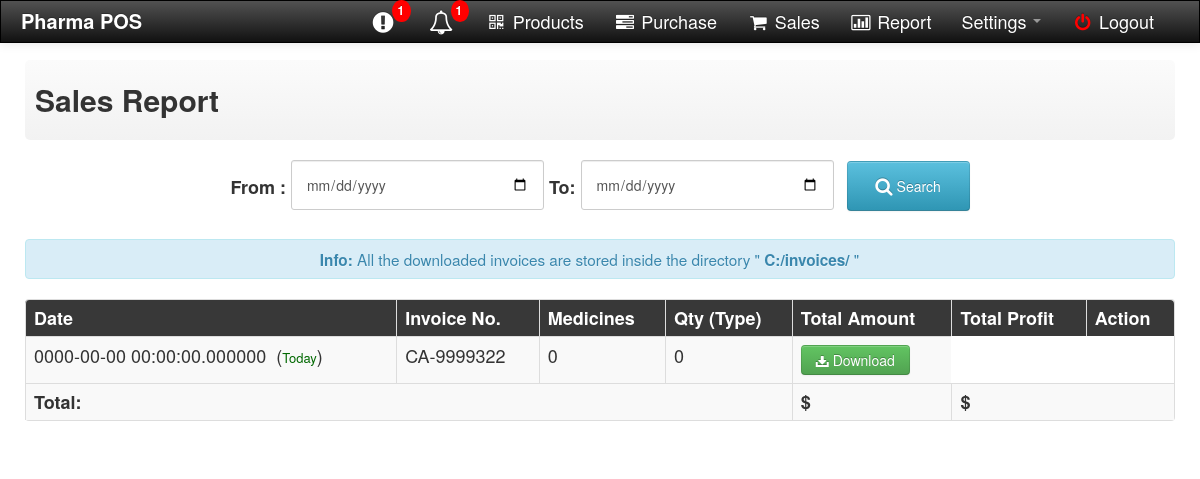
Before: /sales_report.php (signed in) with the older database file.
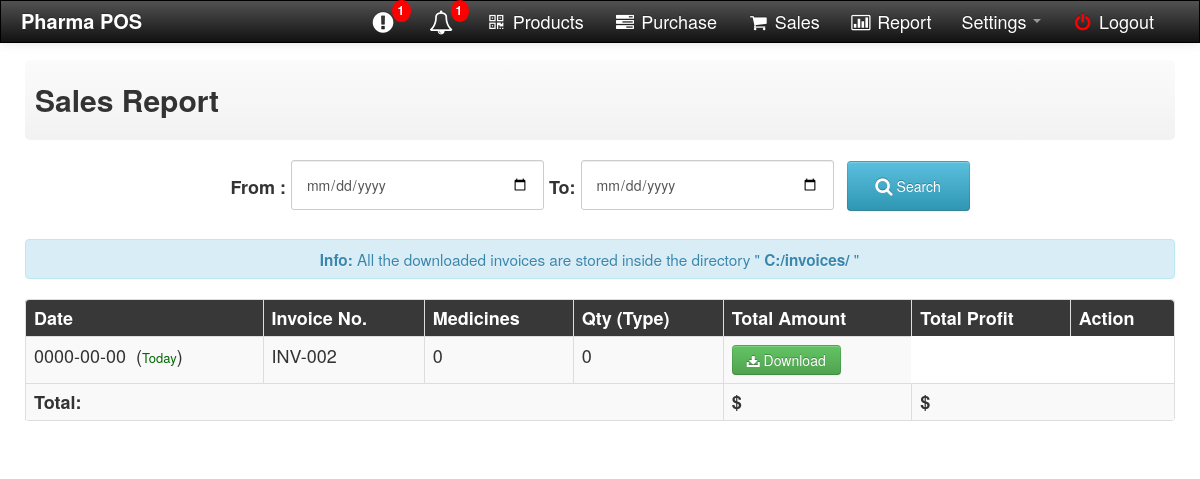
After: the same page with the newer database file.
### tables this page shows
CREATE TABLE `inv_issue` (
  `id` int(11) NOT NULL,
  `IssueID` varchar(20) NOT NULL,
  `IssueDate` date DEFAULT NULL,
  `BuyerID` varchar(12) DEFAULT NULL,
  `Remarks` varchar(255) DEFAULT NULL,
  `IssueType` varchar(50) DEFAULT NULL,
  `InWord` varchar(255) DEFAULT NULL,
  `TotalPrice` float DEFAULT NULL,
  `PaidAmt` float DEFAULT NULL,
  `Due` float DEFAULT NULL,
  `GrandAmt` float DEFAULT NULL,
  `TotalProfit` float DEFAULT NULL,
  `CName` varchar(50) DEFAULT 'Nill',
  `Mob` varchar(50) DEFAULT NULL,
  `DiscountPer` float DEFAULT NULL,
  `DiscountAmt` float DEFAULT NULL,
  `GoDownIss` varchar(50) DEFAULT NULL,
  `PID` varchar(50) DEFAULT NULL
);

### sales_report.php (the view, shortened to what this page needs)
<?php
include("dbcon.php");
?>
<!DOCTYPE html>
<html>
<head>
    <link rel="stylesheet" type="text/css" href="css/bootstrap.css">
  <link rel="stylesheet" type="text/css" href="css/font-awesome.min.css">
  <link rel="stylesheet" type="text/css" href="css/bootstrap-responsive.css">
  <link rel="stylesheet" type="text/css" href="css/style.css">
  <link rel="stylesheet" type="text/css" href="src/facebox.css">
  <link rel="stylesheet" type="text/css" href="css/tcal.css">
</head>
<body>
  <?php include('top_menu.php'); ?>
      <div class="container" style="background-color:#fff;">
    <div class="row">
      <div class="contentheader">
        <h2>Sales Report</h2>
      </div><br>
   <center> <form action="sales_report.php?invoice_number=<?php echo $_GET['invoice_number']?>" method="POST">
  <strong>From : <input type="date" style="width: 223px; padding:14px;" name="d1" class="tcal" autocomplete="off" value="" /> To: <input type="date" style="width: 223px; padding:14px;" name="d2" autocomplete="off" class="tcal" value="" />
   <button class="btn btn-info" style="width: 123px; height:50px; margin-top:-8px;margin-left:8px;" type="submit" name="submit"><i class="icon icon-search icon-large"></i> Search</button>
  </strong>
  </form></center>
  <center>
    <div class="alert alert-info" role="alert">
      <small><b>Info:</b> All the downloaded invoices are stored inside the directory " <b>C:/invoices/</b> "</small>
    </div>
  </center>
              <div style="overflow-x:auto; overflow-y: auto;">
       <table class="table table-bordered table-striped table-hover">
       <thead>
       <tr style="background-color: #383838; color: #FFFFFF;" >
              <th>Date</th>
              <th>Invoice No.</th>
             <th>Medicines</th>
             <th>Qty (Type)</th>
              <th>Total Amount</th>
              <th>Total Profit</th>
              <th>Action</th>
            </tr></thead>
          <?php
              include("dbcon.php");
              if(isset($_POST['submit'])){
              $d1=$_POST['d1'];
              $d2=$_POST['d2'];
              $select_sql = "SELECT * FROM inv_issue where IssueDate BETWEEN '$d1' and '$d2' order by IssueDate desc";
              $select_query = mysqli_query($con,$select_sql);
              while($row = mysqli_fetch_array($select_query)) :
           ?>
            <tbody>
            <tr>
              <td><?php echo $row['IssueDate']?></td>
              <td><?php $invoice_number =  $row['IssueID'];
                   echo $invoice_number;
                   ?></td>
              <td><?php echo $row['GrandAmt']?></td>
              <td><?php echo $row['TotalProfit']?></td>
                  <td><a href="download.php?invoice_number=<?php echo $invoice_number?>"><button class="btn btn-success btn-md"><span class="icon-download-alt"></span> Download</button></a>
               </td>
                                       <?php endwhile;?>
            </tr>
            </tbody>
            <th colspan="4">Total:</th>
                <th>
                  <?php
                  $select_sql = "SELECT GrandAmt from inv_issue where IssueDate BETWEEN '$d1' and '$d2'";
                  $select_query = mysqli_query($con, $select_sql);
                  while($row = mysqli_fetch_array($select_query)){
                     echo '$'.$row['GrandAmt'];
                }
                  ?>
                </th>
                <th colspan="2">
                  <?php
                  $select_sql = "SELECT TotalProfit from inv_issue where IssueDate BETWEEN '$d1' and '$d2'";
                  $select_query = mysqli_query($con, $select_sql);
                  while($row = mysqli_fetch_array($select_query)){
                     echo '$'.$row['TotalProfit'];
                }
                  ?>
                            <?php }else{
                            $select_sql = "SELECT * FROM inv_issue where IssueDate = '$date'";
                            $select_query = mysqli_query($con,$select_sql);
                            while($row = mysqli_fetch_array($select_query)) :
                              ?>
                               <tbody>
            <tr>
              <td><?php echo $row['IssueDate']?>&nbsp;&nbsp;(<font size='2' color='#009688;'>Today</font>)</td>
              <td><?php $invoice_number =  $row['IssueID'];
                   echo $invoice_number;
                   ?></td>
              <td><?php echo $row['GrandAmt']?></td>
              <td><?php echo $row['TotalProfit']?></td>
              <td><a href="download.php?invoice_number=<?php echo $invoice_number?>"><button class="btn btn-success btn-md"><span class="icon-download-alt"></span> Download</button></a>
          </td>
         <?php endwhile;?>
            </tr>
            </tbody>
             <th colspan="4">Total:</th>
                <th>
                  <?php
                  $select_sql = "SELECT sum(total_amount) from sales where Date = '$date'";
                  $select_query = mysqli_query($con, $select_sql);
                  while($row = mysqli_fetch_array($select_query)){
                     echo '$'.$row['sum(total_amount)'];
                }
                  ?>
                </th>
                <th colspan="2">
                  <?php
                  $select_sql = "SELECT sum(total_profit) from sales where Date = '$date'";
                  $select_query = mysqli_query($con, $select_sql);
                  while($row = mysqli_fetch_array($select_query)){
                     echo '$'.$row['sum(total_profit)'];
                }
                  ?>
                            <?php } ?>
                </th>
        </table>
     </div>
    </div>
  </div>
  </body>
</html>

### top_menu.php (shortened to what this page needs)
<?php
$invoice_number = getDefaultCategoryCode('inv_issue', 'IssueID', '03d', '001', 'INV-');
$purchase_number = getDefaultCategoryCode('inv_receive', 'MRRNo', '03d', '001', 'PO-');
$dates= date('Y-m-d');
function getDefaultCategoryCode($table, $fieldName, $modifier, $defaultCode, $prefix){
    global $con;
    $sql    = "SELECT count($fieldName) as total_row FROM $table";
    $result = $con->query($sql);
    $lastRows   = $result->fetch_object();
    $number     = intval($lastRows->total_row) + 1;
    $defaultCode = $prefix.sprintf('%'.$modifier, $number);
    return $defaultCode;
}
 ?>
<div class="navbar navbar-inverse navbar-fixed-top">
	<div class=" navbar-inner">
		<div class="container-fluid">
			<a class="brand" href="#"><b>Pharma POS</b></a>
			<div class="nav-collapse">
				<ul class="nav pull-right">
					<li>
						<?php
							include("dbcon.php");
							$quantity = "10";
							$select_sql1 = "SELECT * FROM `stock` where `remain_quantity` <= '$quantity' and status='Available'";
							$result1 = mysqli_query($con,$select_sql1);
							$row2 = $result1->num_rows;
							if($row2 == 0)
								{
									echo ' <a  href="#" class="notification label-inverse" > <span class="icon-exclamation-sign icon-large"></span></a>';
								}
							else
								{
									echo ' <a  href="qty_alert.php" class="notification label-inverse" id="popup"> <span class="icon-exclamation-sign icon-large"></span> <span class="badge">'.$row2.'</span></a>';
								}
						?>
					</li>
					<li>
						<?php
							$date = date('d-m-Y');
							$inc_date = date("Y-m-d", strtotime("+6 month", strtotime($date)));
							$select_sql = "SELECT  * FROM stock WHERE expire_date <= '$inc_date' and status='Available' ";
							$result =  mysqli_query($con,$select_sql);
							$row1 = $result->num_rows;
							if($row1 == 0)
								{
									echo ' <a  href="#" class="notification label-inverse" > <span class="icon-bell icon-large"></span></a>';
								}
							else
								{
									echo ' <a  href="ex_alert.php" class="notification label-inverse" id="popup"> <span class="icon-bell icon-large"></span> <span class="badge">'.$row1.'</span></a>';
								}
						?>
					</li>
					<li><a href="product/view.php?invoice_number=<?php echo $purchase_number;?>&inv_date=<?php echo $dates; ?>"><span class="icon-qrcode"></span> Products</a></li>
					<li><a href="purchase.php?invoice_number=<?php echo $purchase_number;?>&inv_date=<?php echo $dates; ?>"><span class="icon-tasks"></span> Purchase</a></li>
					<li><a href="home.php?invoice_number=<?php echo $invoice_number;?>&inv_date=<?php echo $dates; ?>"><span class="icon-shopping-cart"></span> Sales</a></li>
					<li><a href="sales_report.php?invoice_number=<?php echo $purchase_number;?>&inv_date=<?php echo $dates; ?>"><span class="icon-bar-chart"></span> Report</a></li>
					<li class="dropdown">
                        <a href="#" class="dropdown-toggle" data-toggle="dropdown">Settings <b class="caret"></b></a>
                    </li>
					<li><a href="logout.php" class="link"><font color='red'><span class="icon-off"></span></font> Logout</a></li>
				</ul>
			</div>
		</div>
	</div>
</div>

### css/style.css (style rules this page uses)
.notification { text-decoration: none; color: red; padding: 10px 26px; position: relative; display: inline-block; border-radius: 2px; }
.notification .badge { position: absolute; top: -1px; right: 1px; padding: 4px 7px 4px 5px; border-radius: 50%; background-color: red; color: white; }

### sales_report.php (style rules this page uses)
body { background-image: url(https://thumbs.dreamstime.com/b/pharmacy-interior-blurred-background-58416047.jpg); }

Changed rows visible on the page:
removed inv_issue: IssueDate "0000-00-00 00:00:00.000000", IssueID "CA-9999322", GrandAmt "0", TotalProfit "0"
added inv_issue: IssueDate "0000-00-00", IssueID "INV-002", GrandAmt "0", TotalProfit "0"
